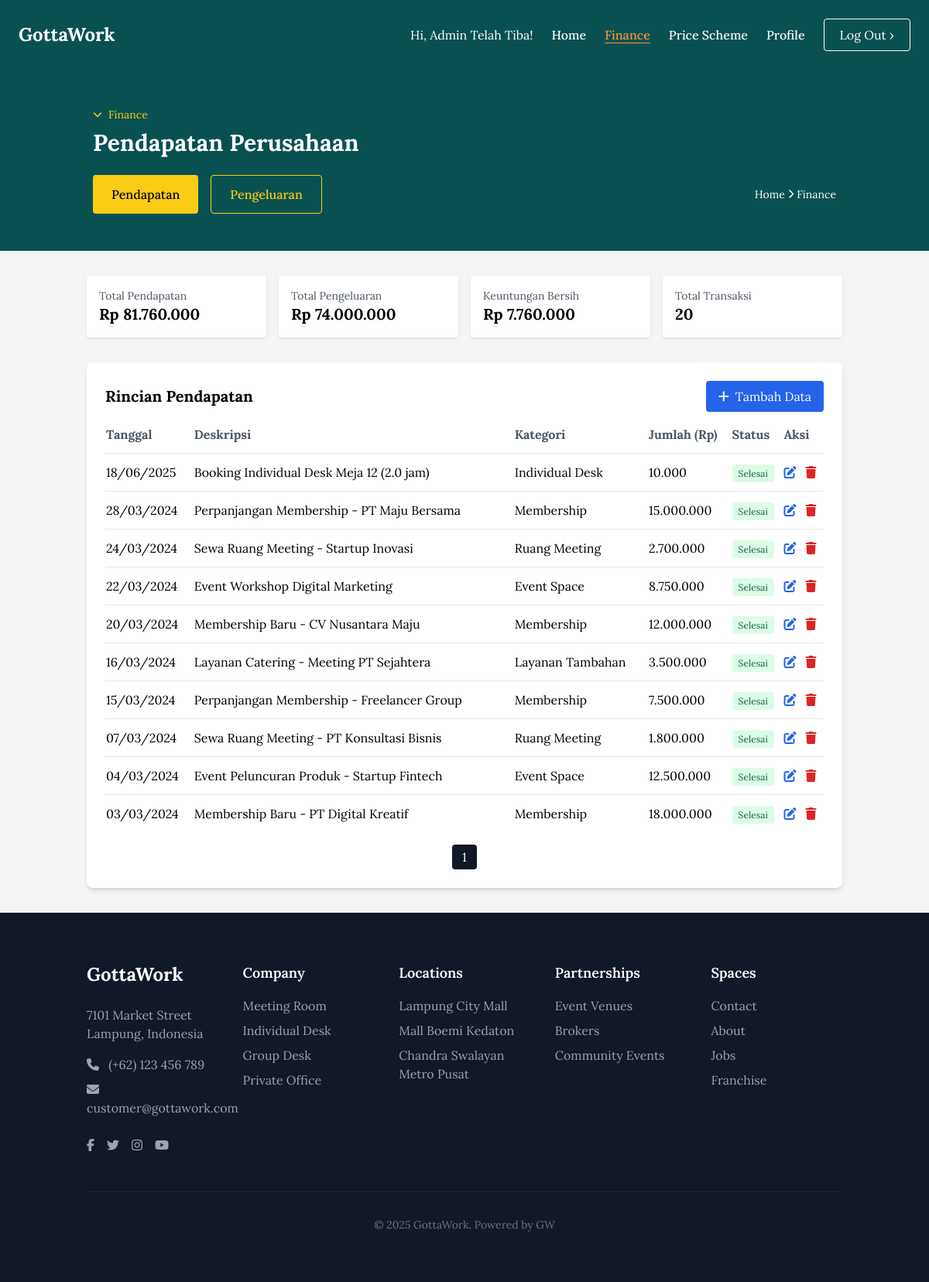
The page /manager/finance.php (signed in) on the database as committed earlier.
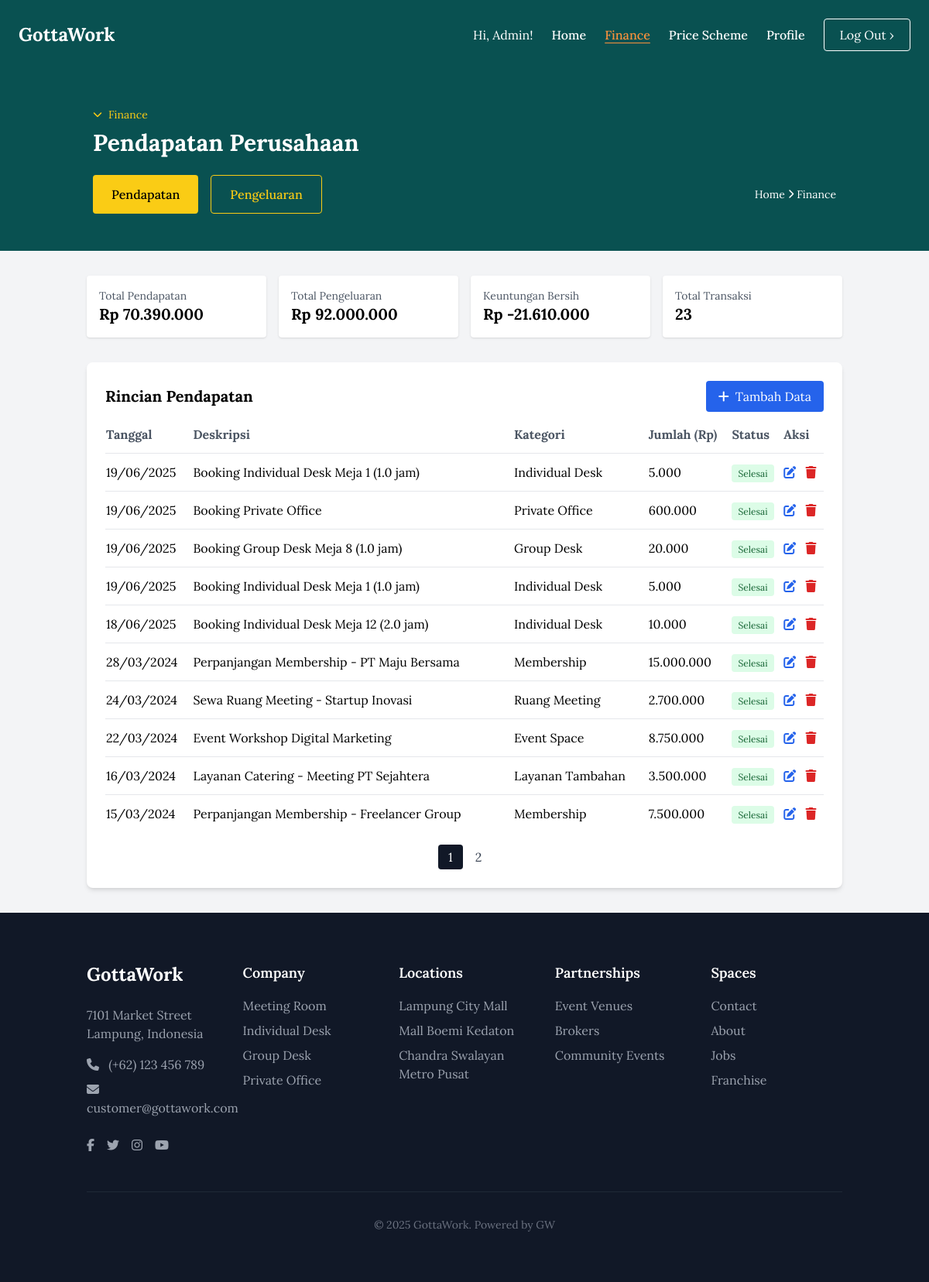
The same page on the database as committed later.
### tables this page shows
CREATE TABLE `transactions` (
  `id` int NOT NULL,
  `tanggal` date NOT NULL,
  `deskripsi` varchar(255) NOT NULL,
  `kategori` varchar(50) NOT NULL,
  `jumlah` decimal(15,2) NOT NULL,
  `status` enum('Selesai','Tertunda') NOT NULL,
  `booking_id` int DEFAULT NULL,
  `created_at` timestamp NULL DEFAULT CURRENT_TIMESTAMP,
  `updated_at` timestamp NULL DEFAULT CURRENT_TIMESTAMP ON UPDATE CURRENT_TIMESTAMP
);

### manager/finance.php (the view, shortened to what the changed rows need)
<?php
require_once '../db.php';
$type = $_GET['type'] ?? 'income';
if ($type === 'income') {
    $tableName = 'transactions';
    $pageTitle = 'Pendapatan Perusahaan';
    $pageSubtitle = 'Pendapatan';
} else {
    $tableName = 'expenses';
    $pageTitle = 'Pengeluaran Perusahaan';
    $pageSubtitle = 'Pengeluaran';
    $formTitle = 'Tambah Pengeluaran Baru';
    $categories = ['Operasional', 'Maintenance', 'Utilitas', 'Marketing', 'Gaji', 'Lainnya'];
}
class Transaction {
    private $conn;
    private $table_name;
    public function __construct($db, $tableName, $type) {
        $this->conn = $db;
        $this->table_name = $tableName;
    }
    public function getAll($page = 1, $limit = 10) {
        $offset = ($page - 1) * $limit;
        $query = "SELECT * FROM " . $this->table_name . " ORDER BY tanggal DESC LIMIT :limit OFFSET :offset";
        $stmt = $this->conn->prepare($query);
        $stmt->bindParam(':limit', $limit, PDO::PARAM_INT);
        $stmt->bindParam(':offset', $offset, PDO::PARAM_INT);
        $stmt->execute();
        return $stmt;
    }
    public function getTotalCount() {
        $query = "SELECT COUNT(*) as total FROM " . $this->table_name;
        $stmt = $this->conn->prepare($query);
        $stmt->execute();
        $row = $stmt->fetch(PDO::FETCH_ASSOC);
        return $row['total'];
    }
}
function getFinancialStats($db) {
    try {
        $income_query = "SELECT SUM(jumlah) as total FROM transactions WHERE status = 'Selesai'";
        $expense_query = "SELECT SUM(jumlah) as total FROM expenses WHERE status = 'Selesai'";
        $income_stmt = $db->query($income_query);
        $total_pendapatan = $income_stmt->fetchColumn() ?? 0;
        $expense_stmt = $db->query($expense_query);
        $total_pengeluaran = $expense_stmt->fetchColumn() ?? 0;
        $total_transaksi_pendapatan = $db->query("SELECT COUNT(*) FROM transactions")->fetchColumn();
        $total_transaksi_pengeluaran = $db->query("SELECT COUNT(*) FROM expenses")->fetchColumn();
        return [
            'total_pendapatan' => $total_pendapatan,
            'total_pengeluaran' => $total_pengeluaran,
            'keuntungan_bersih' => $total_pendapatan - $total_pengeluaran,
            'total_transaksi' => $total_transaksi_pendapatan + $total_transaksi_pengeluaran
        ];
    } catch (Exception $e) {
        return ['total_pendapatan' => 0, 'total_pengeluaran' => 0, 'keuntungan_bersih' => 0, 'total_transaksi' => 0];
    }
}
$transaction = new Transaction($conn, $tableName, $type);
$page = isset($_GET['page']) ? (int)$_GET['page'] : 1;
$limit = 10;
$total_records = $transaction->getTotalCount();
$total_pages = ceil($total_records / $limit);
$stmt = $transaction->getAll($page, $limit);
$transactions = $stmt->fetchAll(PDO::FETCH_ASSOC);
$financial_stats = getFinancialStats($conn);
?>
<!DOCTYPE html>
<html lang="id">
<head>
  <script src="https://cdn.tailwindcss.com"></script>
  <link href="https://cdnjs.cloudflare.com/ajax/libs/font-awesome/6.0.0-beta3/css/all.min.css" rel="stylesheet">
</head>
<body class="flex flex-col min-h-screen bg-gray-100">
  <?php
    $active_page = 'finance';
    require_once '../includes/header_manager.php';
  ?>
  <div class="bg-custom-green text-white">
    <div class="container mx-auto px-8 py-12">
        <h1 class="text-3xl font-bold mb-6 text-white"><?= htmlspecialchars($pageTitle) ?></h1>
    </div>
  </div>
  <main class="container mx-auto px-6 py-8">
      <div class="grid grid-cols-1 sm:grid-cols-2 lg:grid-cols-4 gap-4 mb-8">
          <div class="bg-white p-4 rounded shadow"><h3 class="text-gray-600 text-sm">Total Pendapatan</h3><p class="text-xl font-bold">Rp <?= number_format($financial_stats['total_pendapatan'], 0, ',', '.') ?></p></div>
          <div class="bg-white p-4 rounded shadow"><h3 class="text-gray-600 text-sm">Total Pengeluaran</h3><p class="text-xl font-bold">Rp <?= number_format($financial_stats['total_pengeluaran'], 0, ',', '.') ?></p></div>
          <div class="bg-white p-4 rounded shadow"><h3 class="text-gray-600 text-sm">Keuntungan Bersih</h3><p class="text-xl font-bold">Rp <?= number_format($financial_stats['keuntungan_bersih'], 0, ',', '.') ?></p></div>
          <div class="bg-white p-4 rounded shadow"><h3 class="text-gray-600 text-sm">Total Transaksi</h3><p class="text-xl font-bold"><?= $financial_stats['total_transaksi'] ?></p></div>
      </div>
      <div class="bg-white p-6 rounded-lg shadow-md">
        <div class="flex justify-between items-center mb-4">
          <h2 class="text-xl font-bold">Rincian <?= htmlspecialchars($pageSubtitle) ?></h2>
        </div>
        <div class="overflow-x-auto">
          <table class="w-full">
            <thead>
              <tr class="text-left text-gray-600">
                <th class="pb-3">Tanggal</th><th class="pb-3">Deskripsi</th><th class="pb-3">Kategori</th><th class="pb-3">Jumlah (Rp)</th><th class="pb-3">Status</th><th class="pb-3">Aksi</th>
              </tr>
            </thead>
            <tbody>
              <?php foreach($transactions as $row): ?>
              <tr class="border-t">
                <td class="py-3"><?= date('d/m/Y', strtotime($row['tanggal'])) ?></td>
                <td class="py-3"><?= htmlspecialchars($row['deskripsi']) ?></td>
                <td class="py-3"><?= htmlspecialchars($row['kategori']) ?></td>
                <td class="py-3"><?= number_format($row['jumlah'], 0, ',', '.') ?></td>
                <td class="py-3"><span class="px-2 py-1 rounded text-xs <?= $row['status'] == 'Selesai' ? 'bg-green-100 text-green-800' : 'bg-yellow-100 text-yellow-800' ?>"><?= $row['status'] ?></span></td>
                <td class="py-3">
                  <button class="edit-btn text-blue-600 hover:text-blue-800 mr-2" data-item='<?= json_encode($row) ?>'><i class="fas fa-edit"></i></button>
                  <button class="delete-btn text-red-600 hover:text-red-800" data-id="<?= $row['id'] ?>" data-deskripsi="<?= htmlspecialchars($row['deskripsi']) ?>"><i class="fas fa-trash"></i></button>
                </td>
              </tr>
              <?php endforeach; ?>
            </tbody>
          </table>
        </div>
        <div class="flex justify-center mt-4">
          <nav class="flex items-center space-x-1">
            <?php for($i = 1; $i <= $total_pages; $i++): ?>
              <a href="?type=<?= $type ?>&page=<?= $i ?>" class="w-8 h-8 flex items-center justify-center <?= $i == $page ? 'bg-gray-900 text-white' : 'text-gray-700 hover:bg-gray-200' ?> rounded"><?= $i ?></a>
            <?php endfor; ?>
          </nav>
        </div>
      </div>
  </main>
  <?php require_once '../includes/footer.php'; ?>
</body>
</html>

### includes/header_manager.php (shortened to what the changed rows need)
<?php
$active_page = $active_page ?? 'home';
function is_manager_nav_active($page, $active_page) {
    return $page === $active_page ? 'text-orange-400 font-medium underline underline-offset-4' : 'text-white hover:text-orange-400 font-medium';
}
?>
<header class="bg-custom-gray bg-[#095151]">
  <nav class="max-w-7xl mx-auto px-6 py-6 hidden md:flex items-center justify-between">
    <div class="flex items-center space-x-6">
      <span class="text-white">Hi, <?= htmlspecialchars($_SESSION['name']) ?>!</span>
      <a href="manager_homepage.php" class="<?= is_manager_nav_active('home', $active_page) ?>">Home</a>
      <a href="finance.php" class="<?= is_manager_nav_active('finance', $active_page) ?>">Finance</a>
      <a href="manager_skematarif.php" class="<?= is_manager_nav_active('pricing', $active_page) ?>">Price Scheme</a>
      <a href="profile.php" class="<?= is_manager_nav_active('profile', $active_page) ?>">Profile</a>
      <a href="../logout.php" class="ml-4 border border-white text-white px-5 py-2 rounded hover:bg-white hover:bg-opacity-10 transition-colors">Log Out ›</a>
    </div>
  </nav>
</header>

Rows that differ between the two databases and show on the page:
removed transactions: tanggal "20/03/2024", deskripsi "Membership Baru - CV Nusantara Maju", kategori "Membership", jumlah "12.000.000", status "Selesai"
no longer on this page (row unchanged): transactions: tanggal "07/03/2024", deskripsi "Sewa Ruang Meeting - PT Konsultasi Bisnis", kategori "Ruang Meeting", jumlah "1.800.000", status "Selesai"
no longer on this page (row unchanged): transactions: tanggal "04/03/2024", deskripsi "Event Peluncuran Produk - Startup Fintech", kategori "Event Space", jumlah "12.500.000", status "Selesai"
no longer on this page (row unchanged): transactions: tanggal "03/03/2024", deskripsi "Membership Baru - PT Digital Kreatif", kategori "Membership", jumlah "18.000.000", status "Selesai"
added transactions: tanggal "19/06/2025", deskripsi "Booking Individual Desk Meja 1 (1.0 jam)", kategori "Individual Desk", jumlah "5.000", status "Selesai"
added transactions: tanggal "19/06/2025", deskripsi "Booking Private Office", kategori "Private Office", jumlah "600.000", status "Selesai"
added transactions: tanggal "19/06/2025", deskripsi "Booking Group Desk Meja 8 (1.0 jam)", kategori "Group Desk", jumlah "20.000", status "Selesai"
added transactions: tanggal "19/06/2025", deskripsi "Booking Individual Desk Meja 1 (1.0 jam)", kategori "Individual Desk", jumlah "5.000", status "Selesai"
Other text that changed with them:
$_SESSION['name']: "Admin Telah Tiba" → "Admin"
$financial_stats['total_pendapatan']: "81.760.000" → "70.390.000"
$financial_stats['total_pengeluaran']: "74.000.000" → "92.000.000"
$financial_stats['keuntungan_bersih']: "7.760.000" → "-21.610.000"
$financial_stats['total_transaksi']: "20" → "23"
new list line: "2"
